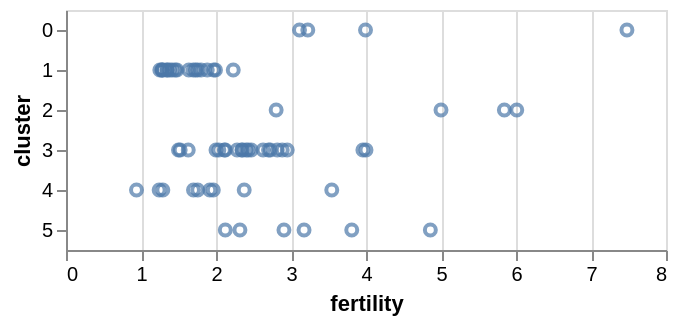

The notebook cell this image was saved under:
### Markdown cell above
### 2.3.2.- Y

El canal de codificación `y` establece una marca en posición vertical. En el siguiente código se añade el campo `cluster` utilizando el tipo de datos ordinal (`O`). Observa que el resultado es un eje discreto que incluye una banda con tamaño definido y un incremento predeterminado para cada uno de sus valores únicos.

### Code cell
( alt.Chart(df2000)
     .mark_point()
     .encode(
        alt.X('fertility:Q'),
        alt.Y('cluster:O')
    )
)

### Figure 1 — Vega-Lite specification as saved in the notebook (floating-point values rounded to 4 significant figures)
{"config": {"view": {"continuousWidth": 300, "continuousHeight": 300}}, "data": {"name": "data-5bbc1a2d42e71c72ac9cf13ffaf6d268"}, "mark": {"type": "point"}, "encoding": {"x": {"field": "fertility", "type": "quantitative"}, "y": {"field": "cluster", "type": "ordinal"}}, "$schema": "https://vega.github.io/schema/vega-lite/v6.1.0.json", "datasets": {"data-5bbc1a2d42e71c72ac9cf13ffaf6d268": [{"year": 2000, "country": "Afghanistan", "cluster": 0, "pop": 23898198, "life_expect": 42.13, "fertility": 7.479}, {"year": 2000, "country": "Argentina", "cluster": 3, "pop": 37497728, "life_expect": 74.34, "fertility": 2.35}, {"year": 2000, "country": "Aruba", "cluster": 3, "pop": 69539, "life_expect": 73.45, "fertility": 2.124}, {"year": 2000, "country": "Australia", "cluster": 4, "pop": 19164620, "life_expect": 80.37, "fertility": 1.756}, {"year": 2000, "country": "Austria", "cluster": 1, "pop": 8113413, "life_expect": 78.98, "fertility": 1.382}, {"year": 2000, "country": "Bahamas", "cluster": 3, "pop": 290075, "life_expect": 71.07, "fertility": 2.111}, {"year": 2000, "country": "Bangladesh", "cluster": 0, "pop": 130406594, "life_expect": 62.01, "fertility": 3.224}, {"year": 2000, "country": "Barbados", "cluster": 3, "pop": 273483, "life_expect": 75.97, "fertility": 1.5}, {"year": 2000, "country": "Belgium", "cluster": 1, "pop": 10263618, "life_expect": 78.32, "fertility": 1.638}, {"year": 2000, "country": "Bolivia", "cluster": 3, "pop": 8152620, "life_expect": 63.88, "fertility": 3.958}, {"year": 2000, "country": "Brazil", "cluster": 3, "pop": 175552771, "life_expect": 71.01, "fertility": 2.345}, {"year": 2000, "country": "Canada", "cluster": 3, "pop": 31278097, "life_expect": 79.77, "fertility": 1.522}, {"year": 2000, "country": "Chile", "cluster": 3, "pop": 15153450, "life_expect": 77.86, "fertility": 2.0}, {"year": 2000, "country": "China", "cluster": 4, "pop": 1262645000, "life_expect": 72.03, "fertility": 1.7}, {"year": 2000, "country": "Colombia", "cluster": 3, "pop": 39685655, "life_expect": 71.68, "fertility": 2.47}, {"year": 2000, "country": "Costa Rica", "cluster": 3, "pop": 3710558, "life_expect": 78.12, "fertility": 2.281}, {"year": 2000, "country": "Croatia", "cluster": 1, "pop": 4410830, "life_expect": 74.88, "fertility": 1.348}, {"year": 2000, "country": "Cuba", "cluster": 3, "pop": 11134273, "life_expect": 77.16, "fertility": 1.63}, {"year": 2000, "country": "Dominican Republic", "cluster": 3, "pop": 8385828, "life_expect": 70.85, "fertility": 2.95}, {"year": 2000, "country": "Ecuador", "cluster": 3, "pop": 12505204, "life_expect": 74.17, "fertility": 2.817}, {"year": 2000, "country": "Egypt", "cluster": 5, "pop": 70492342, "life_expect": 69.81, "fertility": 3.174}, {"year": 2000, "country": "El Salvador", "cluster": 3, "pop": 6122515, "life_expect": 70.73, "fertility": 2.883}, {"year": 2000, "country": "Finland", "cluster": 1, "pop": 5168595, "life_expect": 78.37, "fertility": 1.754}, {"year": 2000, "country": "France", "cluster": 1, "pop": 59381628, "life_expect": 79.59, "fertility": 1.883}, {"year": 2000, "country": "Georgia", "cluster": 1, "pop": 4777209, "life_expect": 70.48, "fertility": 1.478}, {"year": 2000, "country": "Germany", "cluster": 1, "pop": 82187909, "life_expect": 78.67, "fertility": 1.346}, {"year": 2000, "country": "Greece", "cluster": 1, "pop": 10559110, "life_expect": 78.26, "fertility": 1.277}, {"year": 2000, "country": "Grenada", "cluster": 3, "pop": 89312, "life_expect": 67.75, "fertility": 2.429}, {"year": 2000, "country": "Haiti", "cluster": 3, "pop": 7306302, "life_expect": 58.14, "fertility": 4.0}, {"year": 2000, "country": "Hong Kong", "cluster": 4, "pop": 6658720, "life_expect": 81.5, "fertility": 0.94}, {"year": 2000, "country": "Iceland", "cluster": 1, "pop": 281043, "life_expect": 80.5, "fertility": 1.993}, {"year": 2000, "country": "India", "cluster": 0, "pop": 1007702000, "life_expect": 62.88, "fertility": 3.113}, {"year": 2000, "country": "Indonesia", "cluster": 4, "pop": 206265000, "life_expect": 68.59, "fertility": 2.376}, {"year": 2000, "country": "Iran", "cluster": 5, "pop": 65660289, "life_expect": 69.45, "fertility": 2.124}, {"year": 2000, "country": "Iraq", "cluster": 5, "pop": 22675617, "life_expect": 57.05, "fertility": 4.858}, {"year": 2000, "country": "Ireland", "cluster": 1, "pop": 3791690, "life_expect": 77.78, "fertility": 1.969}, {"year": 2000, "country": "Israel", "cluster": 5, "pop": 5842454, "life_expect": 79.7, "fertility": 2.906}, {"year": 2000, "country": "Italy", "cluster": 1, "pop": 57719337, "life_expect": 80.24, "fertility": 1.286}, {"year": 2000, "country": "Jamaica", "cluster": 3, "pop": 2615467, "life_expect": 72.05, "fertility": 2.628}, {"year": 2000, "country": "Japan", "cluster": 4, "pop": 126699784, "life_expect": 82.0, "fertility": 1.291}, {"year": 2000, "country": "Kenya", "cluster": 2, "pop": 29985839, "life_expect": 50.99, "fertility": 5.0}, {"year": 2000, "country": "South Korea", "cluster": 4, "pop": 21647682, "life_expect": 66.66, "fertility": 1.917}, {"year": 2000, "country": "North Korea", "cluster": 4, "pop": 47351083, "life_expect": 77.05, "fertility": 1.242}, {"year": 2000, "country": "Lebanon", "cluster": 5, "pop": 3578036, "life_expect": 71.03, "fertility": 2.319}, {"year": 2000, "country": "Mexico", "cluster": 3, "pop": 99926620, "life_expect": 74.9, "fertility": 2.401}, {"year": 2000, "country": "Netherlands", "cluster": 1, "pop": 15907853, "life_expect": 78.53, "fertility": 1.726}, {"year": 2000, "country": "New Zealand", "cluster": 4, "pop": 3819762, "life_expect": 79.11, "fertility": 1.964}, {"year": 2000, "country": "Nigeria", "cluster": 2, "pop": 114306700, "life_expect": 46.61, "fertility": 5.845}, {"year": 2000, "country": "Norway", "cluster": 1, "pop": 4492400, "life_expect": 79.05, "fertility": 1.801}, {"year": 2000, "country": "Pakistan", "cluster": 0, "pop": 146342958, "life_expect": 63.61, "fertility": 3.994}, {"year": 2000, "country": "Peru", "cluster": 3, "pop": 25979722, "life_expect": 69.91, "fertility": 2.7}, {"year": 2000, "country": "Philippines", "cluster": 4, "pop": 79739825, "life_expect": 70.3, "fertility": 3.544}, {"year": 2000, "country": "Poland", "cluster": 1, "pop": 38654164, "life_expect": 74.67, "fertility": 1.251}, {"year": 2000, "country": "Portugal", "cluster": 1, "pop": 10335597, "life_expect": 77.29, "fertility": 1.454}, {"year": 2000, "country": "Rwanda", "cluster": 2, "pop": 7507056, "life_expect": 43.41, "fertility": 6.01}, {"year": 2000, "country": "Saudi Arabia", "cluster": 5, "pop": 23153090, "life_expect": 71.63, "fertility": 3.81}, {"year": 2000, "country": "South Africa", "cluster": 2, "pop": 44066197, "life_expect": 53.37, "fertility": 2.802}, {"year": 2000, "country": "Spain", "cluster": 1, "pop": 40016081, "life_expect": 79.78, "fertility": 1.287}, {"year": 2000, "country": "Switzerland", "cluster": 1, "pop": 7266920, "life_expect": 80.62, "fertility": 1.415}, {"year": 2000, "country": "Turkey", "cluster": 1, "pop": 65666677, "life_expect": 70.84, "fertility": 2.23}, {"year": 2000, "country": "United Kingdom", "cluster": 1, "pop": 59522468, "life_expect": 78.47, "fertility": 1.695}, {"year": 2000, "country": "United States", "cluster": 3, "pop": 282338631, "life_expect": 77.31, "fertility": 2.038}, {"year": 2000, "country": "Venezuela", "cluster": 3, "pop": 23542649, "life_expect": 72.77, "fertility": 2.723}]}}
